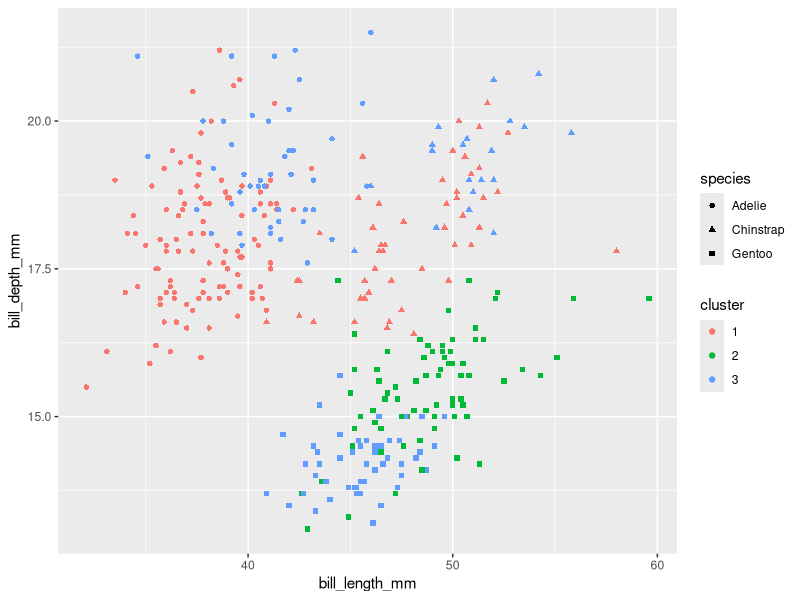
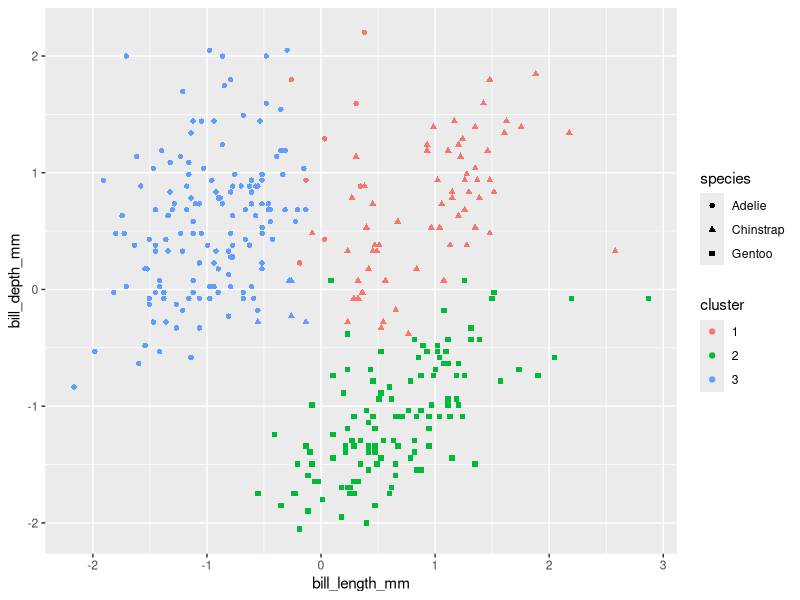

The R source for these figures, in order:
## ---- chunk 1
library(tidyverse)
library(palmerpenguins)
data("penguins")
## ---- chunk 2
penguins_clean <- penguins %>%
  select(-island, -sex, -year) %>%
  na.omit() 
set.seed(1)
penguins_kmeans <- kmeans(penguins_clean %>%
                            select(-species), 
                          centers = 3)
## ---- chunk 3
clusters <- penguins_kmeans$cluster
clusters
## ---- chunk 4
penguins_clean %>%
  mutate(cluster = clusters,
         cluster = as.factor(cluster)) %>%
  ggplot(., aes(x = bill_length_mm, y = bill_depth_mm, col = cluster, shape = species)) +
  geom_point()
## ---- chunk 5
penguins_clean <- penguins_clean %>%
  mutate_if(is.numeric, scale)

set.seed(1)
penguins_kmeans <- kmeans(penguins_clean %>%
         select(-species), centers = 3, iter.max = 25)
clusters <- penguins_kmeans$cluster
## ---- chunk 6
penguins_clean %>%
  mutate(cluster = clusters,
         cluster = as.factor(cluster)) %>%
  ggplot(., aes(x = bill_length_mm, y = bill_depth_mm, col = cluster, shape = species)) +
  geom_point()
## ---- chunk 7
penguins_kmeans$withinss
penguins_kmeans$tot.withinss
penguins_kmeans$size
penguins_kmeans$centers
